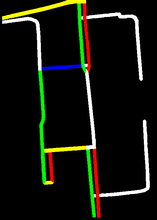
%> input picture AutonomousCar_Lab2/0_4_better_color.png, 157 x 220 px, shrunk from 503 x 703 before the run
$ octave --eval "result = GenADJ;"   (GNU Octave 9; MATLAB toolbox functions it lacks are replaced by stand-ins)
%> lines starting %> are read from the running program, lines starting %| are printed output that depends on the picture; in (x1, y1, x2, y2) boxes, pixels count from 0 and x2, y2 are one past the last pixel; in counts of white or black regions, pixels touching at a corner belong together; the program's own positions count from 1
function [map,pts,adj]=GenADJ()
cor = imread('0_4_better_color.png');
%> cor is the input picture: size 220x157x3 uint8; mean R, G, B 18.7, 21.1, 11.7

map = zeros(size(cor,1),size(cor,2));
sz = 1;
pos = [];
pts = [];
%% Tratamento de imagem
for i = 1:size(cor,1)
    for j = 1:size(cor,2)
        r = cor(i,j,1); g = cor(i,j,2);b = cor(i,j,3) ;
        if (r ~= 0 && r~=255) || (g ~= 0 && g~=255) || (b ~= 0 && b~=255 )
                    cor(i,j,1) = 0; cor(i,j,2)=0; cor(i,j,3) =0;
        end
    end
end
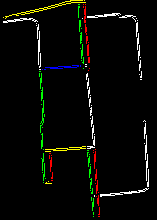
%> cor: size 220x157x3 uint8; 13.73% of pixels changed, all inside (x1, y1, x2, y2) = (0, 0, 152, 220)

%% Cria玢o do mapa n髎
for i = 1:size(cor,1)
    for j = 1:size(cor,2)
            r = cor(i,j,1); g = cor(i,j,2);b = cor(i,j,3) ;
            if r == 0 && g == 0 && b == 0
                    map(i,j) = -1;
            else
                   map(i,j) = sz;
                   pos = horzcat(pos,[i;j]);
                   pts = horzcat(pts,[j;i]);
                    sz = sz + 1;
            end
    end
end
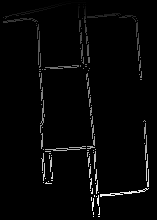
%> map: size 220x157 double; min -1, max 1603, mean 36.3; drawn with min black and max white
%> after the loop, pos = 1603 columns, first 8: [1 1 1 1 1 1 1 1; 71 72 73 74 75 76 77 78]; pts = 1603 columns, first 8: [71 72 73 74 75 76 77 78; 1 1 1 1 1 1 1 1]; sz = 1604
%% Matriz de Adjac阯cias
adj = zeros(sz-1);
%> adj: size 1603x1603 double; every value is 0
count = 0;
flag = 0;

for i = 1:size(cor,1)
    for j = 1:size(cor,2)
            r = cor(i,j,1); g = cor(i,j,2);b = cor(i,j,3) ;
            if (r <= 10 && g <= 10 && b <= 10) %Black
                flag = -1;
            elseif g == 255 && r == 0 %Green
                    flag = 1;
            elseif b == 255 && r == 0 %Blue
                    flag = 2;
            elseif r == 255 && g == 0 %Red
                  flag = 3;
            elseif  r == 255 && g == 255 && b == 0 %Yellow
                    flag = 4;
            elseif (r == 255 && g ==255 && b == 255)%White
                    flag = 0;
            end

            if flag ~= -1
                kini = -1; kend = 1; vini = -1; vend = 1;
                if flag == 1
                    kini = 0;
                elseif flag == 2
                    vend = 0;
                elseif flag == 3
                    kend = 0;
                elseif flag == 4
                    vini = 0;
                end

                from = map(i,j);
                for k = kini:kend
                    for v = vini:vend
                        if i+k > 0 && j + v > 0 && (k ~= 0 || v ~= 0) && i + k <= size(map,1) && j + v <= size(map,2)
                            if map(i+k,j+v) ~= -1
                                to = map(i+k,j+v);
                                aux_from = [i,j];
                                aux_to = [i+k,j+v];
                                weight = costdist(map,aux_to,flag,aux_from);
                                adj(from,to) = round(10000*(weight));
                            end
                        end
                    end
                end
            end
            flag = 0;
    end
end
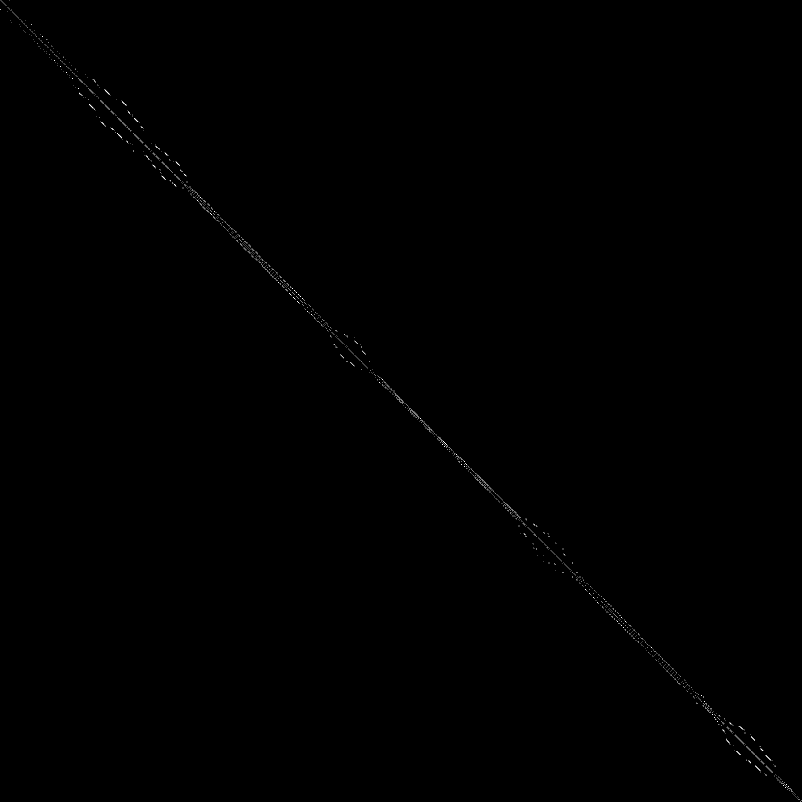
%> adj: size 1603x1603 double (shown at 1/2 size); min 0, max 10000, mean 15.6; drawn with min black and max white
%> after the loop, aux_from = [217 100]; aux_to = [217 99]; from = 1603; kend = 0; kini = -1; to = 1602; vend = 1; vini = -1; weight = 1
end
